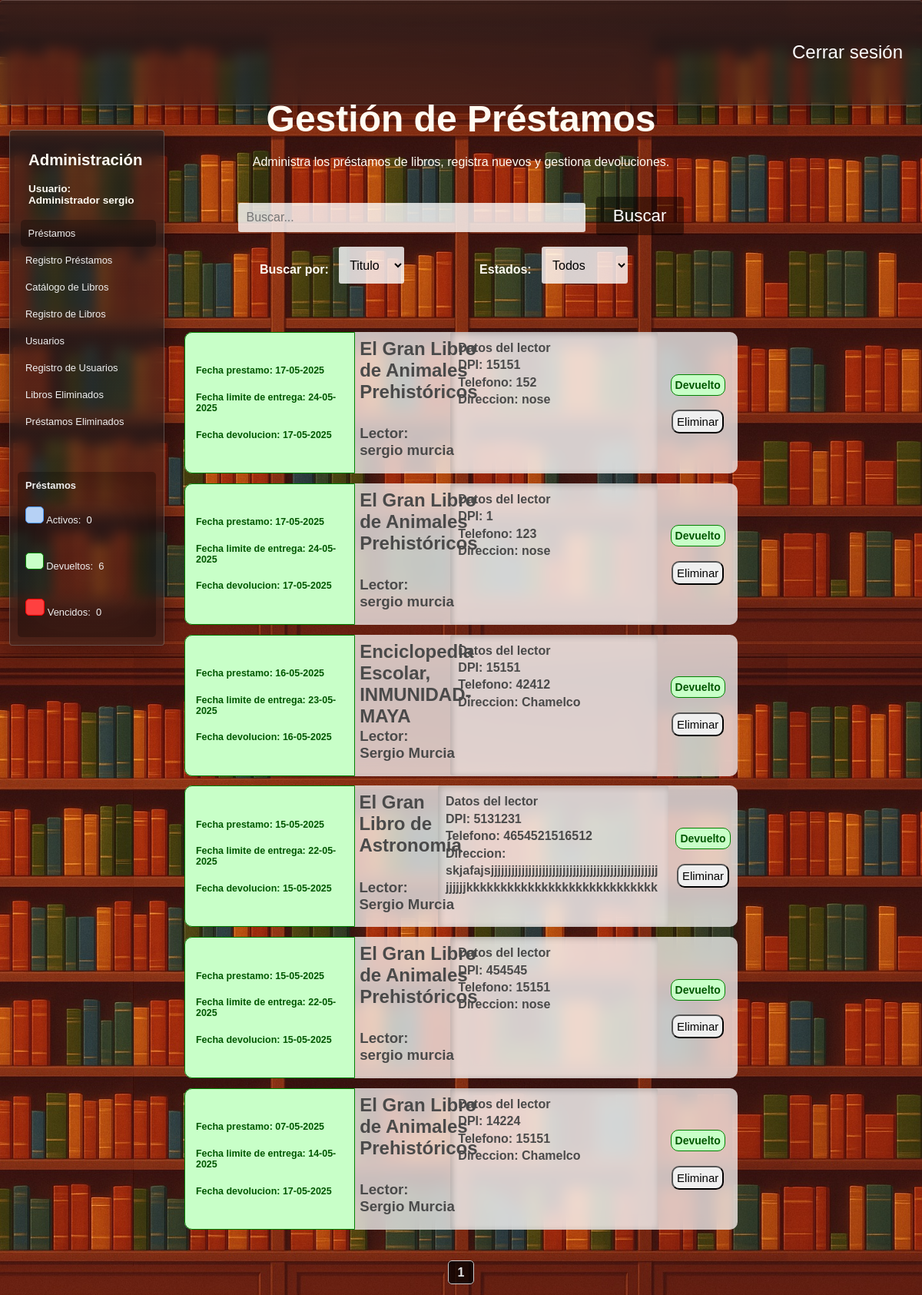
Screenshot of /prestamos (signed in) with the database file from the repository.
### tables this page shows
CREATE TABLE "Prestamos" (
	"id_prestamo"	INTEGER NOT NULL,
	"dpi_usuario"	TEXT NOT NULL,
	"nombre"	TEXT NOT NULL,
	"apellido"	TEXT NOT NULL,
	"direccion"	TEXT NOT NULL,
	"num_telefono"	TEXT,
	"id_libro"	INTEGER NOT NULL,
	"grado"	TEXT,
	"id_estado"	TEXT NOT NULL,
	"fecha_prestamo"	DATE NOT NULL,
	"fecha_entrega_estimada"	DATE NOT NULL,
	"fecha_devolucion"	DATE,
	PRIMARY KEY("id_prestamo" AUTOINCREMENT),
	FOREIGN KEY("id_estado") REFERENCES "Estados"("id_estado"),
	FOREIGN KEY("id_libro") REFERENCES "Libros"("id_libro")
);

CREATE TABLE "Libros" (
	"id_libro"	INTEGER,
	"Titulo"	TEXT NOT NULL,
	"Tomo"	INTEGER,
	"ano_publicacion"	TEXT,
	"ISBN"	TEXT,
	"numero_paginas"	INTEGER  NOT NULL,
	"numero_copias"	INTEGER  NOT NULL,
	PRIMARY KEY("id_libro" AUTOINCREMENT),
	UNIQUE("Titulo", "Tomo")
);

### app.py (the view)
@app.route("/prestamos",methods = ["GET","POST"])
def prestamos():
    if "usuario" not in session:
        return redirect("/") #Solo se puede acceder con session iniciada
    conexion = conexion_BD()
    query = conexion.cursor()
    estados = request.args.get("estados", "Todos")
    verificar_vencidos()
    pagina = request.args.get("page", 1, type=int) #Recibe el parametro de la URL llamado page
    prestamos_por_pagina = 7
    offset = (pagina - 1) * prestamos_por_pagina
    query.execute("select count(*) from prestamos")
    total_prestamos = query.fetchone()[0]
    total_paginas = math.ceil(total_prestamos / prestamos_por_pagina)
    query.execute(f"""select strftime('%d-%m-%Y', p.fecha_prestamo), strftime('%d-%m-%Y', p.fecha_entrega_estimada), strftime('%d-%m-%Y', p.fecha_devolucion), l.Titulo, p.nombre, p.apellido, p.dpi_usuario, p.num_telefono,  p.direccion, e.estado, p.id_prestamo
                    from Prestamos p
                    join Libros l on p.id_libro = l.id_libro
                    join Estados e on p.id_estado = e.id_estado
                  order by e.id_estado asc, p.fecha_prestamo desc
                  limit ? offset ?""",(prestamos_por_pagina,offset))
    prestamos = query.fetchall()
    query.execute("Select Count(*) from prestamos where id_estado = 1") #Prestamos vencidos
    prestamos_vencidos = query.fetchone()[0]
    query.execute("Select Count(*) from prestamos where id_estado = 2") #Prestamos activos
    prestamos_activos = query.fetchone()[0]
    query.execute("Select Count(*) from prestamos where id_estado = 3") #Prestamos devueltos
    prestamos_devueltos = query.fetchone()[0]
    query.close()
    conexion.close()
    return render_template("prestamos.html",prestamos=prestamos,estados=estados,pagina=pagina,total_paginas=total_paginas,
                           prestamos_activos=prestamos_activos,prestamos_devueltos=prestamos_devueltos,prestamos_vencidos=prestamos_vencidos)

### app.py (called while the page is built, shortened)
def verificar_vencidos():
    conexion = conexion_BD()
    query = conexion.cursor()
    hoy = datetime.today().date()
    query.execute("""select id_prestamo, fecha_entrega_estimada
                    from Prestamos
                    where id_estado = 2""")  # Solo prestamos que esten activos (no revisaremos los que ya esten devueltos o vencidos)
    prestamos_para_verificar = query.fetchall()
    query.close()
    conexion.close()

### config.py (called while the page is built)
def conexion_BD():
    return sqlite3.connect(DB_PATH)

### templates/prestamos.html (shortened to what this page needs)
<!DOCTYPE html>
<html lang="es">
<head>
    <link rel="stylesheet" href="{{ url_for('static', filename='estilo_prestamos.css') }}">
    <link rel="stylesheet" href="{{ url_for('static', filename='barra_lateral.css') }}">
    <link rel="stylesheet" href="{{ url_for('static', filename='filtros.css') }}">
    <link rel="stylesheet" href="{{ url_for('static', filename='general.css') }}">
</head>
<body>
    <header>
        <div class="navbar fondo-cristal">
            <a href="{{ url_for('logout') }}">Cerrar sesión</a>
        </div>
    </header>
    <main>
        {% if ((session["rol"]) == "Administrador") or ((session["rol"]) == "Bibliotecario") %}
        <section class="barra-lateral fondo-cristal">
            <h2>Administración</h2>
            <h4>Usuario: <br>
            {{session["rol"]}}&nbsp;{{session["usuario"]}}</h4>
            <nav>
                <a href="{{ url_for('prestamos') }}" id="pagina-actual">Préstamos </a>
                <a href="{{ url_for('registro_prestamos') }}">Registro Préstamos</a>
                <a href="{{ url_for('libros') }}">Catálogo de Libros </a>
                <a href="{{ url_for('insertar_libro') }}">Registro de Libros</a>
                {% if session["rol"] == "Administrador" %}
                <a href="{{ url_for('usuarios') }}">Usuarios</a>
                <a href="{{ url_for('registrar_usuarios') }}">Registro de Usuarios</a>
                <a href="{{ url_for('libros_eliminados') }}">Libros Eliminados</a>
                <a href="{{ url_for('prestamos_eliminados') }}">Préstamos Eliminados</a>
                {% endif %}
                <div class="conteo-prestamos">
                    <span>
                        <strong>Préstamos</strong>
                    </span>
                    <span>
                        <span id="azul"> </span>&nbsp;Activos:&nbsp;
                        {{prestamos_activos}}
                        <br><br>
                    </span>
                    <span>
                        <span id="verde"> </span>&nbsp;Devueltos:&nbsp;
                        {{prestamos_devueltos}}
                        <br><br>
                    </span>
                    <span>
                        <span id="rojo"> </span>&nbsp;Vencidos:&nbsp;
                        {{prestamos_vencidos}}
                        <br><br>
                    </span>
                </div>
            </nav>
        </section>
        {% endif %}
        <div class="div-busqueda">
            <form class="frm-prestamos" action="/buscar_prestamo" method="GET">
                <label for="buscar_prestamo"><h1>Gestión de Préstamos</h1>Administra los préstamos de libros, registra nuevos y gestiona devoluciones.</label><br><br><br>
                <input class="buscar-prestamo" id="cuadro-busqueda" type="text" name="buscar_prestamo" autocomplete="off" placeholder="Buscar...">&nbsp;&nbsp;
                <section class="menu-filtros">
                    <nav>
                        <section>
                            <h4> Buscar por: &nbsp;&nbsp;</h4>
                            <select name="filtro-busqueda" id="filtro-busqueda">
                                <option value="Titulo"
                                    >
                                    Titulo
                                </option>
                            </select>
                        </section>
                        <section>
                            <h4> Estados: &nbsp;&nbsp; </h4>
                            <select name="estados" id="estados">
                                <option value="Todos"
                                    {% if estados == "Todos" %}
                                        selected
                                    {% endif %}>
                                    Todos
                                </option>
                            </select>
                        </section>
                    </nav>
                </section>
                <button id="btn-buscar" type="submit">Buscar</button>
            </form>
        </div>
        <div class="contendor-prestamos">
            {% for prestamo in prestamos %}
            <div class="prestamo">
                <span class="span-fechas"
                {% if (prestamo[9]) == 'Activo' %}
                    id="p-activo"
                {% elif (prestamo[9]) == 'Devuelto' %}
                    id="p-devuelto"
                {% elif (prestamo[9]) == 'Vencido' %}
                    id="p-vencido"
                {% endif %}
                >
                    <h2>Fecha prestamo: {{prestamo[0]}}</h2>
                    <h2>Fecha limite de entrega: {{prestamo[1]}}</h2>
                    <h2>Fecha devolucion: {{prestamo[2]}}</h2>
                </span>
                <span id="span-info-prestamos">
                    <h2>{{prestamo[3]}}</h2>
                    <h3>Lector: {{prestamo[4]}}&nbsp;{{prestamo[5]}} </h3>
                </span>
                <span id="span-informacion-lector">
                    <h4 class="h4-datos-lector">
                        <strong>Datos del lector</strong><br>
                        DPI: {{prestamo[6]}} <br>
                        Telefono: {{prestamo[7]}}<br>
                        Direccion: {{prestamo[8]}}<br>
                    </h4>
                </span>
                <span id="span-estado-prestamo">
                    {% if (prestamo[9]) == 'Activo' %}
                        <h4 id="p-activo">Activo</h4>
                        <div class="div-acciones-prestamo">
                            <form class="frm-devolver-prestamo" action="/devolver_prestamo" method="POST">
                                <input type="text" value="{{prestamo[10]}}" name="id_prestamo">
                                <button type="submit">Devolver</button>
                            </form>
                    {% elif (prestamo[9]) == 'Devuelto' %}
                        <h4 id="p-devuelto">Devuelto</h4>
                        <div class="div-acciones-prestamo">
                    {% endif %}
                    {% if (session["rol"] == 'Administrador') or (session["rol"] == 'Bibliotecario') %}
                        <form class="frm-eliminar-prestamo" action="/eliminar_prestamo" method="POST">
                            <button type="reset" class="btn-eliminacion"> Eliminar </button>
                        </form>
                    {% endif %}
                    </div>
                </span>
            </div>
            {% endfor %}
            <br><br><br><br>
        </div>
        <div class="paginacion">
            {% for p in range(pagina - 1, pagina + 2) %}
                {% if 1 <= p <= total_paginas %}
                    {% if p == pagina %}
                        <strong>{{ p }}</strong>
                    {% else %}
                        <a href="{{ url_for('buscar_prestamo', page=p, buscar_prestamo=busqueda, estados=estados, filtro_busqueda=filtro_busqueda) }}">{{ p }}</a>
                    {% endif %}
                {% endif %}
            {% endfor %}
        </div>
    </main>
</body>
</html>

### static/estilo_prestamos.css (style rules this page uses)
body { background-image: url('img/libros-loop-v2.jpg'); background-size: cover; background-position: top; }
main { height: 100vh; display: flex; flex-direction: column; justify-content: center; align-items: center; color: #fffbf2; }
.contendor-prestamos { display: block; position: relative; width: 60%; height: auto; min-height: 90%; top: 50%; z-index: 0; margin: 2rem auto; }
.div-acciones-prestamo { display: flex; gap: 1rem; justify-content: center; flex-wrap: wrap; margin-bottom: 1rem; }
.prestamo { background-color: rgba(255, 255, 255, 0.721); backdrop-filter: blur(10px); display: flex; width: 100%; height: 25%; border-radius: 10px; margin-bottom: .8rem; color: #4a4a4a; transition: 0.3s ease-in-out; }
.span-fechas { position: relative; display: flex; width: 25%; min-width: 220px; flex-direction: column; justify-content: center; border-top-left-radius: 10px; border-bottom-left-radius: 10px; font-size: 52%; }
#span-info-prestamos { position: relative; display: flex; width: 30%; flex-direction:column; justify-content: flex-end; }
#span-info-prestamos h2 { margin-top: 8px; margin-left: 5%; position: absolute; top: 0%; }
#span-info-prestamos h3 { margin-top: 30px; margin-left: 5%; position: absolute; }
.h4-datos-lector { background-color: rgba(255, 255, 255, 0.252); padding: 10px; line-height: 1.4; margin: 0; height: 89%; border-radius: 3px; box-shadow: inset 2px 2px 8px rgba(0, 0, 0, 0.2); max-width: 280px; min-width: 250px; white-space: normal; text-overflow: ellipsis; overflow: hidden; word-wrap: break-word; }
#span-estado-prestamo { position: relative; width: 25%; border-top-right-radius: 15px; border-bottom-right-radius: 15px; display: flex; align-items: center; justify-content:center; flex-direction: column; max-width: 130px; margin-left: auto; }
#span-estado-prestamo h4 { border-radius: 10px; padding: 5px; font-size: 14px; }
#span-estado-prestamo button { border-radius: 10px; padding: 5px; font-size: 15px; transition: .3s ease-in-out; }
#p-devuelto { background-color: rgb(200, 255, 200); color: rgb(0, 87, 0); border: solid 1px green; }
form select, form input { padding: 10px; font-size: 1rem; border-radius: 3px; border: none; background-color: rgba(255, 255, 255, 0.8); color: black; }
form select { height: 3rem; }
.div-busqueda { text-align: center; position: absolute; top: 5rem; height: 40%; width: 60%; padding: 15px; border-radius: 4px; }
#cuadro-busqueda { width: 60%; }

### static/barra_lateral.css (style rules this page uses)
.barra-lateral { position: absolute; width: 15%; height: auto; left: 1%; top: 10%; padding: 10px; }
.barra-lateral nav { margin-top: 10%; }
.barra-lateral nav a { padding: 10px; color: #efefef; text-decoration: none; display: block; font-size: 1.4rem; transition: 0.2s ease-in-out; border-radius: 5px; }
.barra-lateral h4, .barra-lateral h2 { margin-left: 14px; }
#pagina-actual { background-color: rgba(0, 0, 0, 0.294); margin-left: 2%; }
.barra-lateral span { padding: 10px; color: #efefef; text-decoration: none; display: block; font-size: 1.4rem; transition: 0.2s ease-in-out; border-radius: 5px; }
.conteo-prestamos { margin-top: 3rem; box-shadow: inset 0px 0px 50px 20px rgba(0, 0, 0, 0.307); border-radius: 5px; }
#azul { background-color: rgb(182, 209, 245); color: rgb(31,65,175); border: solid 1px rgb(72, 152, 250); width: 1%; height: 1%; display: inline-block; }
#verde { background-color: rgb(200, 255, 200); color: rgb(0, 87, 0); border: solid 1px green; width: 1%; height: 1%; display: inline-block; }
#rojo { background-color: rgb(255, 64, 64); color: rgb(161, 0, 0); border: solid 1px red; width: 2%; height: 1%; display: inline-block; }
@media (max-width: 1280px) { .barra-lateral { font-size: 85%; } }
@media (max-width: 1280px) { .barra-lateral nav a { font-size: 95%; } }
@media (max-width: 1280px) { .barra-lateral div span { font-size: 95%; } }

### static/filtros.css (style rules this page uses)
.menu-filtros { position: absolute; display: flex; width: 100%; }
.menu-filtros nav { margin-top: 2%; display: flex; width: 90%; justify-content: space-evenly; }
h2 { margin-left: 14px; }
.menu-filtros nav section { display: flex; }

### rows the page displays
Prestamos: prestamo "17-05-2025", fecha_entrega_estimada "24-05-2025", Titulo "El Gran Libro de Animales Prehistóricos", nombre "sergio", apellido "murcia", dpi_usuario "15151", num_telefono "152", direccion "nose"
Prestamos: prestamo "17-05-2025", fecha_entrega_estimada "24-05-2025", Titulo "El Gran Libro de Animales Prehistóricos", nombre "sergio", apellido "murcia", dpi_usuario "1", num_telefono "123", direccion "nose"
Prestamos: prestamo "16-05-2025", fecha_entrega_estimada "23-05-2025", Titulo "Enciclopedia Escolar, INMUNIDAD-MAYA", nombre "Sergio", apellido "Murcia", dpi_usuario "15151", num_telefono "42412", direccion "Chamelco"
Prestamos: prestamo "15-05-2025", fecha_entrega_estimada "22-05-2025", Titulo "El Gran Libro de Astronomía", nombre "Sergio", apellido "Murcia", dpi_usuario "5131231", num_telefono "4654521516512", direccion "skjafajsjjjjjjjjjjjjjjjjjjjjjjjjjjjjjjjjjjjjjjjjjjjjjjjjjjjjjjjkkkkkkkkkkkkkkkkkkkkkkkkkkkk"
Prestamos: prestamo "15-05-2025", fecha_entrega_estimada "22-05-2025", Titulo "El Gran Libro de Animales Prehistóricos", nombre "sergio", apellido "murcia", dpi_usuario "454545", num_telefono "15151", direccion "nose"
Prestamos: fecha_prestamo "07-05-2025", fecha_entrega_estimada "14-05-2025", fecha_devolucion "17-05-2025", Titulo "El Gran Libro de Animales Prehistóricos", nombre "Sergio", apellido "Murcia", dpi_usuario "14224", num_telefono "15151", direccion "Chamelco"

### other values shown
{{ session["rol"] }} "Administrador"
{{ session["usuario"] }} "sergio"
{{ prestamos_activos }} "0"
{{ prestamos_devueltos }} "6"
{{ prestamos_vencidos }} "0"
{{ p }} "1"
